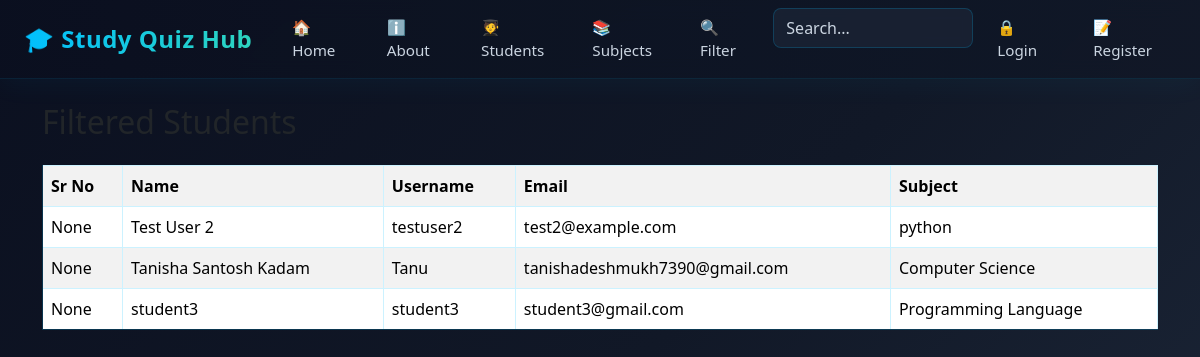
The app's page /filter with its own data.
### tables this page shows
CREATE TABLE SCORE (
            id INTEGER PRIMARY KEY AUTOINCREMENT,
            Student_name TEXT NOT NULL,
            total_marks INTEGER NOT NULL,
            exam_date DATETIME DEFAULT CURRENT_TIMESTAMP
        , subject TEXT, role text default 'student', Username TEXT, Email TEXT, Password TEXT, Sr_no INTEGER);

### app1.py (the view)
@app.route('/filter')
def filter():
    subject = request.args.get('subject')
    conn = get_db()
    if subject:
        students = conn.execute(
            "SELECT * FROM SCORE WHERE subject=?",
            (subject,)
        ).fetchall()
    else:
        students = conn.execute(
            "SELECT * FROM SCORE"
        ).fetchall()
    conn.close()
    return render_template(
        'filter_result.html',
        students=students
    )

### database.py (called while the page is built)
def get_db():
    conn = sqlite3.connect('myproject.db')
    conn.row_factory = sqlite3.Row
    return conn

### templates/filter_result.html (shortened to what this page needs)
{% extends "base.html" %}
{% block content %}
<!DOCTYPE html>
<html>
<head>
    <link href="https://cdn.jsdelivr.net/npm/bootstrap@5.3.3/dist/css/bootstrap.min.css" rel="stylesheet">
</head>
<body>
<div class="container mt-4">
    <h2 class="mb-4">Filtered Students</h2>
    <table class="table table-bordered table-striped">
        <tr>
            <th>Sr No</th>
            <th>Name</th>
            <th>Username</th>
            <th>Email</th>
            <th>Subject</th>
        </tr>
        {% for student in students %}
        <tr>
            <td>{{ student['Sr_no'] }}</td>
            <td>{{ student['Student_name'] }}</td>
            <td>{{ student['Username'] }}</td>
            <td>{{ student['Email'] }}</td>
            <td>{{ student['subject'] }}</td>
        </tr>
        {% endfor %}
    </table>
</div>
</body>
</html>
{% endblock %}

### templates/base.html (shortened to what this page needs)
<!DOCTYPE html>
<html lang="en">
<head>
    <link rel="stylesheet" href="https://cdn.jsdelivr.net/npm/bootstrap-icons@1.11.3/font/bootstrap-icons.min.css">
    <link href="https://cdn.jsdelivr.net/npm/bootstrap@5.3.0/dist/css/bootstrap.min.css" rel="stylesheet">
    <link rel="stylesheet" href="{{ url_for('static', filename='style.css') }}">
</head>
<body>
<nav class="navbar navbar-expand-lg navbar-premium">
    <div class="container-fluid px-3 px-lg-4">
        <a class="navbar-brand fw-bold" href="{{ url_for('Home') }}">
            🎓 Study Quiz Hub
        </a>
        <div class="collapse navbar-collapse" id="navbarContent">
            <div class="navbar-nav ms-auto w-100 justify-content-end">
                <a class="nav-link" href="{{ url_for('Home') }}">🏠 Home</a>
                <a class="nav-link" href="{{ url_for('about') }}">ℹ️ About</a>
                <a class="nav-link" href="{{ url_for('students') }}">🧑‍🎓 Students</a>
                <a class="nav-link" href="{{ url_for('subjects') }}">📚 Subjects</a>
                <a class="nav-link" href="{{ url_for('filter') }}">🔍 Filter</a>
                <form class="d-flex ms-2" action="/search" method="GET" style="width: 100%; max-width: 200px;">
                    <input type="text" class="form-control" placeholder="Search..." name="q" list="searchSuggestions" style="height: 40px;">
                </form>
                {% if session.username %}
                    <div class="user-section">
                        <span class="user-name">👤 {{ session.username }}</span>
                        <a class="nav-link px-2 py-1" href="{{ url_for('logout') }}">🔓 Logout</a>
                    </div>
                {% else %}
                    <div class="auth-links">
                        <a class="nav-link" href="{{ url_for('login') }}">🔒 Login</a>
                        <a class="nav-link" href="{{ url_for('Register') }}">📝 Register</a>
                    </div>
                {% endif %}
            </div>
        </div>
    </div>
</nav>
<div class="container-fluid mt-4 px-3 px-lg-4">
    {% block content %}
    {% endblock %}
</div>

### static/style.css (style rules this page uses)
:root { --dark-bg-primary: #0B1020; --dark-bg-secondary: #111827; --dark-bg-tertiary: #1E293B; --electric-blue: #00BFFF; --electric-blue-dark: #3B82F6; --teal-light: #14B8A6; --teal-bright: #2DD4BF; --text-primary: #F0F9FF; --text-secondary: #CBD5E1; --border-glow: rgba(0, 191, 255, 0.2); --shadow-glow: 0 0 20px rgba(0, 191, 255, 0.1); }
* { margin: 0; padding: 0; box-sizing: border-box; }
body { background: linear-gradient(135deg, var(--dark-bg-primary) 0%, var(--dark-bg-secondary) 50%, var(--dark-bg-tertiary) 100%); background-attachment: fixed; color: var(--text-primary); font-family: 'Segoe UI', Tahoma, Geneva, Verdana, sans-serif; min-height: 100vh; }
.navbar-premium { background: linear-gradient(90deg, rgba(11, 16, 32, 0.95) 0%, rgba(17, 24, 39, 0.95) 100%); backdrop-filter: blur(10px); border-bottom: 1px solid rgba(0, 191, 255, 0.1); box-shadow: 0 4px 30px rgba(0, 191, 255, 0.05); padding: 1rem 0; position: sticky; top: 0; z-index: 1000; }
.navbar-premium .navbar-brand { font-size: 1.5rem; font-weight: 700; background: linear-gradient(90deg, var(--electric-blue) 0%, var(--teal-bright) 100%); -webkit-background-clip: text; -webkit-text-fill-color: transparent; background-clip: text; text-shadow: none; letter-spacing: 0.5px; transition: all 0.3s ease; min-width: fit-content; }
.navbar-premium .nav-link { color: var(--text-secondary) !important; margin: 0 0.5rem; padding: 0.5rem 1rem !important; border-radius: 8px; transition: all 0.3s ease; position: relative; font-weight: 500; font-size: 0.95rem; }
.navbar-premium .nav-link::before { content: ''; position: absolute; width: 0; height: 2px; background: linear-gradient(90deg, var(--electric-blue), var(--teal-bright)); bottom: 0; left: 50%; transition: all 0.3s ease; border-radius: 1px; }
.navbar-premium .form-control { background: rgba(30, 41, 59, 0.6); border: 1px solid var(--border-glow); color: var(--text-primary); border-radius: 8px; transition: all 0.3s ease; backdrop-filter: blur(5px); }
.navbar-premium .form-control::placeholder { color: var(--text-secondary); }
.navbar-premium .auth-links { display: flex; gap: 0.5rem; align-items: center; }
.form-control { background: rgba(30, 41, 59, 0.6); border: 1px solid var(--border-glow); color: var(--text-primary); border-radius: 10px; transition: all 0.3s ease; }
.form-control::placeholder { color: var(--text-secondary); }
.table { color: var(--text-primary); border-color: var(--border-glow); }
.table tbody tr { border-color: var(--border-glow); transition: all 0.3s ease; }
h1, h2, h3, h4, h5, h6 { color: var(--teal-bright); }

### records on screen
SCORE: Sr_no "None", Student_name "Test User 2", Username "testuser2", Email "test2@example.com", subject "python"
SCORE: Sr_no "None", Student_name "Tanisha Santosh Kadam", Username "Tanu", Email "tanishadeshmukh7390@gmail.com", subject "Computer Science"
SCORE: Sr_no "None", Student_name "student3", Username "student3", Email "student3@gmail.com", subject "Programming Language"
